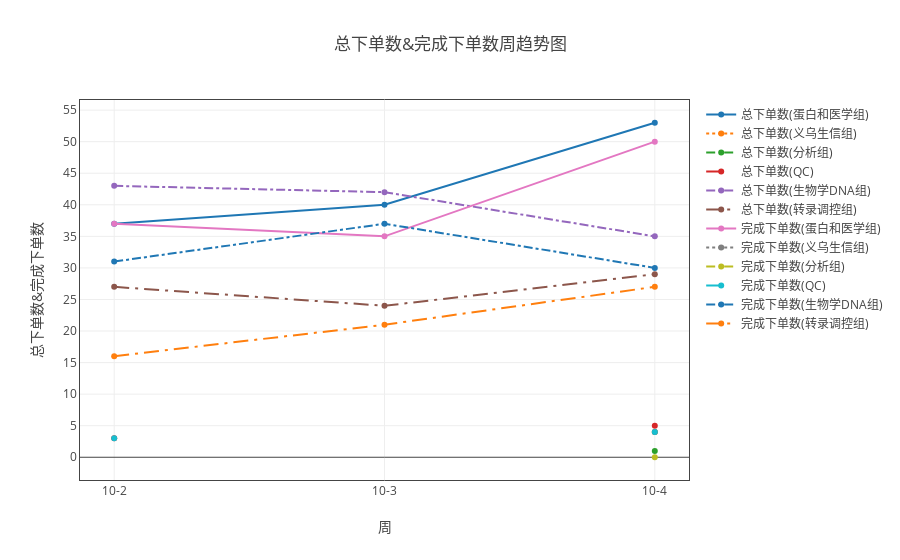

Write notebook code for a chart like this one.
### Markdown cell above
#### 各组总下单数和完成下单数

### Code cell
ss=myModule.format(all_dict ,"日期" ,['总下单数', '完成下单数'])
ss.add_group('组别')
tt = myModule.myPlot(ss.groupby('sum'))
tt.plot('line')

### Figure 1 — Plotly figure (JSON) as saved in the notebook; plotly's stock layout.template omitted (floating-point values rounded to 4 significant figures)
{"data": [{"line": {"dash": "solid"}, "name": "总下单数(蛋白和医学组)", "type": "scatter", "uid": "55a91cbc-dbfd-11e8-8ddb-a41f72875c19", "x": ["10-2", "10-3", "10-4"], "y": [37, 40, 53]}, {"line": {"dash": "dot"}, "name": "总下单数(义乌生信组)", "type": "scatter", "uid": "55a91cbd-dbfd-11e8-8ddb-a41f72875c19", "x": ["10-2", "10-3", "10-4"], "y": [null, null, 4]}, {"line": {"dash": "dash"}, "name": "总下单数(分析组)", "type": "scatter", "uid": "55a91cbe-dbfd-11e8-8ddb-a41f72875c19", "x": ["10-2", "10-3", "10-4"], "y": [null, null, 1]}, {"line": {"dash": "longdash"}, "name": "总下单数(QC)", "type": "scatter", "uid": "55a91cbf-dbfd-11e8-8ddb-a41f72875c19", "x": ["10-2", "10-3", "10-4"], "y": [3, null, 5]}, {"line": {"dash": "dashdot"}, "name": "总下单数(生物学DNA组)", "type": "scatter", "uid": "55a91cc0-dbfd-11e8-8ddb-a41f72875c19", "x": ["10-2", "10-3", "10-4"], "y": [43, 42, 35]}, {"line": {"dash": "longdashdot"}, "name": "总下单数(转录调控组)", "type": "scatter", "uid": "55a91cc1-dbfd-11e8-8ddb-a41f72875c19", "x": ["10-2", "10-3", "10-4"], "y": [27, 24, 29]}, {"line": {"dash": "solid"}, "name": "完成下单数(蛋白和医学组)", "type": "scatter", "uid": "55a91cc2-dbfd-11e8-8ddb-a41f72875c19", "x": ["10-2", "10-3", "10-4"], "y": [37, 35, 50]}, {"line": {"dash": "dot"}, "name": "完成下单数(义乌生信组)", "type": "scatter", "uid": "55a91cc3-dbfd-11e8-8ddb-a41f72875c19", "x": ["10-2", "10-3", "10-4"], "y": [null, null, 4]}, {"line": {"dash": "dash"}, "name": "完成下单数(分析组)", "type": "scatter", "uid": "55a91cc4-dbfd-11e8-8ddb-a41f72875c19", "x": ["10-2", "10-3", "10-4"], "y": [null, null, 0]}, {"line": {"dash": "longdash"}, "name": "完成下单数(QC)", "type": "scatter", "uid": "55a91cc5-dbfd-11e8-8ddb-a41f72875c19", "x": ["10-2", "10-3", "10-4"], "y": [3, null, 4]}, {"line": {"dash": "dashdot"}, "name": "完成下单数(生物学DNA组)", "type": "scatter", "uid": "55a91cc6-dbfd-11e8-8ddb-a41f72875c19", "x": ["10-2", "10-3", "10-4"], "y": [31, 37, 30]}, {"line": {"dash": "longdashdot"}, "name": "完成下单数(转录调控组)", "type": "scatter", "uid": "55a91cc7-dbfd-11e8-8ddb-a41f72875c19", "x": ["10-2", "10-3", "10-4"], "y": [16, 21, 27]}], "layout": {"title": "总下单数&完成下单数周趋势图", "xaxis": {"mirror": "all", "nticks": 20, "showgrid": true, "showline": true, "title": "周", "type": "category", "zeroline": true}, "yaxis": {"mirror": "all", "nticks": 20, "showgrid": true, "showline": true, "title": "总下单数&完成下单数", "zeroline": true}}}
